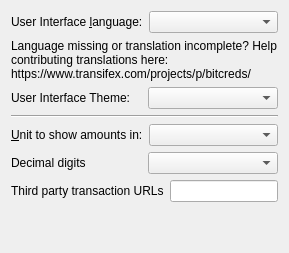
     <widget class="QWidget" name="tabDisplay">
      <attribute name="title">
       <string>&amp;Display</string>
      </attribute>
      <layout class="QVBoxLayout" name="verticalLayout_Display">
       <item>
        <layout class="QHBoxLayout" name="horizontalLayout_1_Display">
         <item>
          <widget class="QLabel" name="langLabel">
           <property name="text">
            <string>User Interface &amp;language:</string>
           </property>
           <property name="textFormat">
            <enum>Qt::PlainText</enum>
           </property>
           <property name="buddy">
            <cstring>lang</cstring>
           </property>
          </widget>
         </item>
         <item>
          <widget class="QValueComboBox" name="lang">
           <property name="toolTip">
            <string>The user interface language can be set here. This setting will take effect after restarting Bitcreds.</string>
           </property>
          </widget>
         </item>
        </layout>
       </item>
       <item>
        <widget class="QLabel" name="label_3">
         <property name="toolTip">
          <string notr="true"/>
         </property>
         <property name="statusTip">
          <string notr="true"/>
         </property>
         <property name="whatsThis">
          <string notr="true"/>
         </property>
         <property name="accessibleName">
          <string notr="true"/>
         </property>
         <property name="text">
          <string>Language missing or translation incomplete? Help contributing translations here:
https://www.transifex.com/projects/p/bitcreds/</string>
         </property>
         <property name="wordWrap">
          <bool>true</bool>
         </property>
         <property name="openExternalLinks">
          <bool>true</bool>
         </property>
         <property name="textInteractionFlags">
          <set>Qt::TextBrowserInteraction</set>
         </property>
        </widget>
       </item>
       <item>
        <layout class="QHBoxLayout" name="horizontalLayout_4_Display" stretch="0,0">
         <item>
          <widget class="QLabel" name="themeLabel">
           <property name="text">
            <string>User Interface Theme:</string>
           </property>
          </widget>
         </item>
         <item>
          <widget class="QValueComboBox" name="theme"/>
         </item>
        </layout>
       </item>
       <item>
        <widget class="Line" name="line">
         <property name="orientation">
          <enum>Qt::Horizontal</enum>
         </property>
        </widget>
       </item>
       <item>
        <layout class="QHBoxLayout" name="horizontalLayout_2_Display">
         <item>
          <widget class="QLabel" name="unitLabel">
           <property name="text">
            <string>&amp;Unit to show amounts in:</string>
           </property>
           <property name="textFormat">
            <enum>Qt::PlainText</enum>
           </property>
           <property name="buddy">
            <cstring>unit</cstring>
           </property>
          </widget>
         </item>
         <item>
          <widget class="QValueComboBox" name="unit">
           <property name="toolTip">
            <string>Choose the default subdivision unit to show in the interface and when sending coins.</string>
           </property>
          </widget>
         </item>
        </layout>
       </item>
       <item>
        <layout class="QHBoxLayout" name="horizontalLayout_5_Display">
         <item>
          <widget class="QLabel" name="digitsLabel">
           <property name="text">
            <string>Decimal digits</string>
           </property>
          </widget>
         </item>
         <item>
          <widget class="QValueComboBox" name="digits"/>
         </item>
        </layout>
       </item>
       <item>
        <layout class="QHBoxLayout" name="horizontalLayout_3_Display">
         <item>
          <widget class="QLabel" name="thirdPartyTxUrlsLabel">
           <property name="toolTip">
            <string>Third party URLs (e.g. a block explorer) that appear in the transactions tab as context menu items.&lt;br/&gt;%s in the URL is replaced by transaction hash. Multiple URLs are separated by vertical bar |.</string>
           </property>
           <property name="text">
            <string>Third party transaction URLs</string>
           </property>
           <property name="buddy">
            <cstring>thirdPartyTxUrls</cstring>
           </property>
          </widget>
         </item>
         <item>
          <widget class="QLineEdit" name="thirdPartyTxUrls">
           <property name="toolTip">
            <string>Third party URLs (e.g. a block explorer) that appear in the transactions tab as context menu items.&lt;br/&gt;%s in the URL is replaced by transaction hash. Multiple URLs are separated by vertical bar |.</string>
           </property>
          </widget>
         </item>
        </layout>
       </item>
       <item>
        <spacer name="verticalSpacer">
         <property name="orientation">
          <enum>Qt::Vertical</enum>
         </property>
         <property name="sizeHint" stdset="0">
          <size>
           <width>20</width>
           <height>40</height>
          </size>
         </property>
        </spacer>
       </item>
      </layout>
     </widget>
